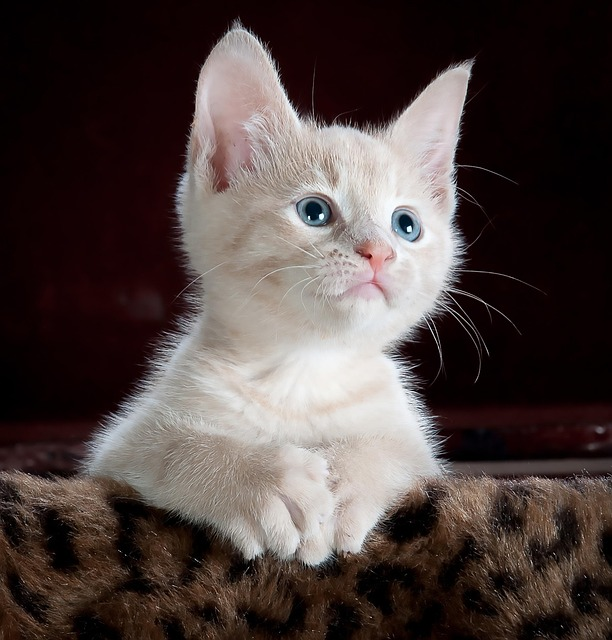
#> input picture hws/UMER_912_HASEEB_1009_DIP_R2026_HW1/images/image1.jpg, 612 x 640 px
$ jupyter execute Q1.ipynb
#> lines starting #> are read from the running program, lines starting #| are printed output that depends on the picture
# Color to Grayscale Conversion & Multi-Format File-Size Comparison

### Grayscale Conversion Formula (ITU-R BT.601):

$$\text{Gray} = 0.299 \cdot R + 0.587 \cdot G + 0.114 \cdot B$$

In OpenCV (where color channel order is BGR):

$$\text{Gray} = 0.114 \cdot B + 0.587 \cdot G + 0.299 \cdot R$$

This notebook:

1. Reads a color image from disk with `cv2.imread()`.
2. Displays image properties (shape, dtype, total pixel count).
3. Converts color to grayscale and displays side-by-side using `matplotlib`.
4. Encodes grayscale image in PNG, JPEG (quality=50), and BMP formats.
5. Compares file sizes across different formats.
6. Analyzes compression mechanisms (lossless vs. lossy vs. uncompressed).

[cell 1]
import os
import sys
import numpy as np
import cv2
import matplotlib.pyplot as plt

## (i) Read Color Image

[cell 2]
def load_color_image(path: str = "images/image1.jpg") -> np.ndarray:
#> called with path = 'images/image1.jpg'
    img = cv2.imread(path, cv2.IMREAD_COLOR)
#> img is the input picture: shape (640, 612, 3); mean B, G, R 64.2, 66.7, 78.4

    return img


img_color = load_color_image("images/image1.jpg")

## (ii) Print Image Properties (Shape, Dtype, Total Pixel Count)

[cell 3]
h, w = img_color.shape[:2]
#> h = 640; w = 612
total_pixels = h * w
#> total_pixels = 391680
print(f"Shape        : {img_color.shape}   (height, width, channels)")
#| Shape        : (640, 612, 3)   (height, width, channels)
print(f"Dtype        : {img_color.dtype}")
#| Dtype        : uint8
print(f"Total pixels : {total_pixels}  ({h} x {w})")
#| Total pixels : 391680  (640 x 612)

## (iii) Convert to Grayscale & Display Side by Side

[cell 4]
img_gray = cv2.cvtColor(img_color, cv2.COLOR_BGR2GRAY)
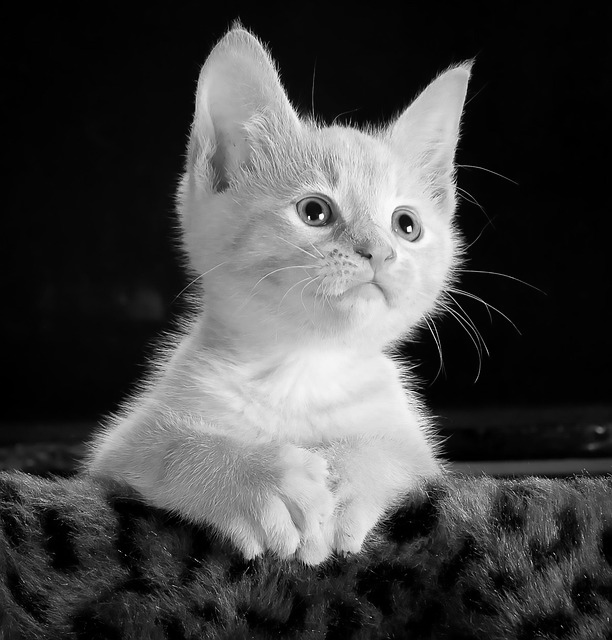
#> img_gray: shape (640, 612); min 0, max 255, mean 69.9

fig, axes = plt.subplots(1, 2, figsize=(9, 4.5))
# cv2 loads BGR; convert to RGB for correct matplotlib display
axes[0].imshow(cv2.cvtColor(img_color, cv2.COLOR_BGR2RGB))
axes[0].set_title("Original (color)")
axes[0].axis("off")

axes[1].imshow(img_gray, cmap="gray", vmin=0, vmax=255)
axes[1].set_title("Grayscale")
axes[1].axis("off")

fig.tight_layout()
plt.show()
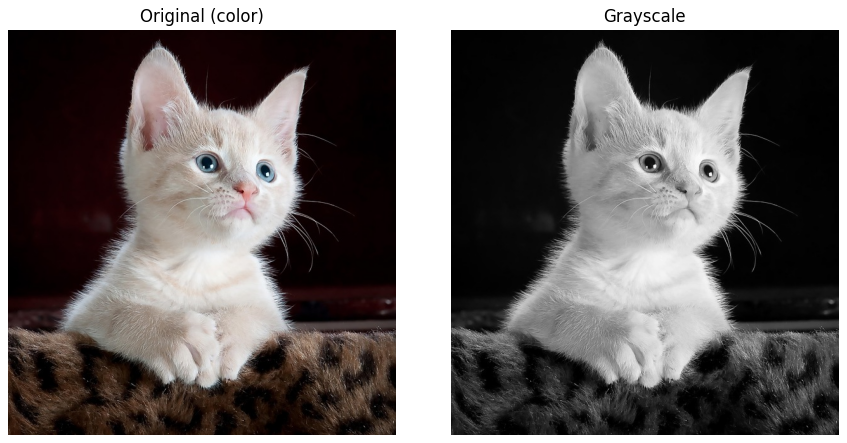
#> figure drawn by matplotlib, 2 panels

## (iv) & (v) Multi-Format Image Encoding & File Size Comparison

[cell 5]
# Encode image into byte buffers to measure format sizes without saving files to disk
_, png_buf = cv2.imencode(".png", img_gray)
_, jpg_buf = cv2.imencode(".jpg", img_gray, [cv2.IMWRITE_JPEG_QUALITY, 50])
_, bmp_buf = cv2.imencode(".bmp", img_gray)

sizes = {
    "PNG": len(png_buf),
    "JPG (q=50)": len(jpg_buf),
    "BMP": len(bmp_buf),
}
#> sizes = {'PNG': 192432, 'JPG (q=50)': 30766, 'BMP': 392758}

print(f"{'Format':<12}{'Bytes':>10}{'KB':>10}")
print("-" * 32)
for fmt, size in sizes.items():
    print(f"{fmt:<12}{size:>10}{size / 1024:>10.2f}")
#> this loop made 3 passes
#> (fmt, size) on passes 1 to 3: ('PNG', 192432), ('JPG (q=50)', 30766), ('BMP', 392758)
#| PNG             192432    187.92
#| JPG (q=50)       30766     30.04
#| BMP             392758    383.55

smallest = min(sizes, key=sizes.get)
#> smallest = 'JPG (q=50)'
largest = max(sizes, key=sizes.get)
#> largest = 'BMP'
print(f"\nSmallest format: {smallest} ({sizes[smallest]} bytes)")
#| Smallest format: JPG (q=50) (30766 bytes)
print(f"Largest format : {largest} ({sizes[largest]} bytes)")
#| Largest format : BMP (392758 bytes)

$ run again, with hws/UMER_912_HASEEB_1009_DIP_R2026_HW1/images/quantized_grid.png saved as hws/UMER_912_HASEEB_1009_DIP_R2026_HW1/images/image1.jpg
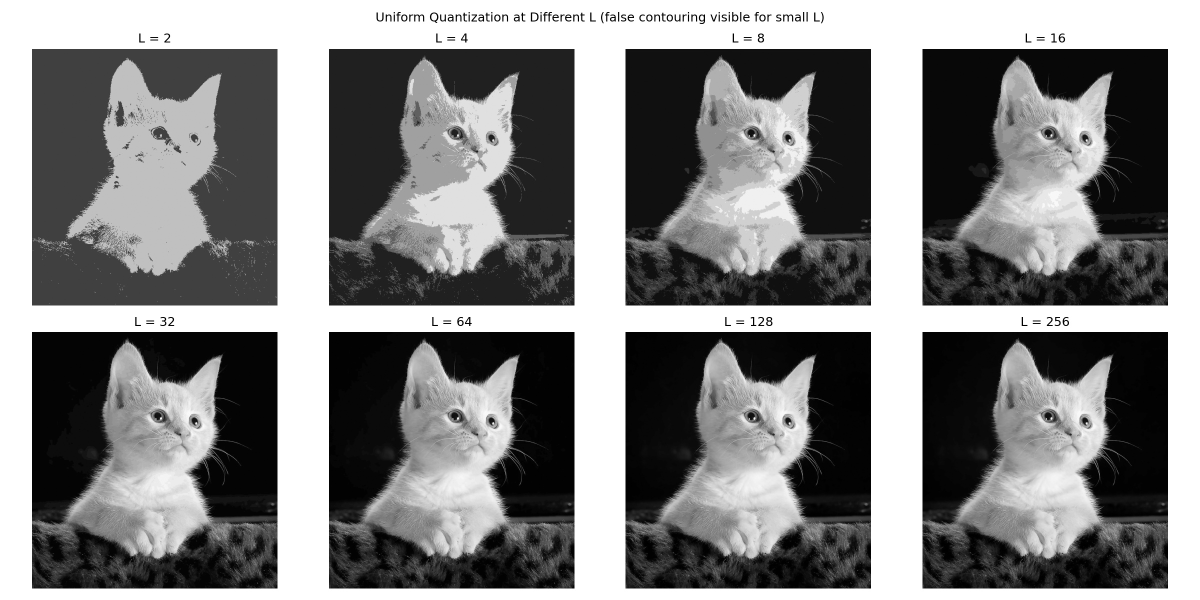
#> input picture hws/UMER_912_HASEEB_1009_DIP_R2026_HW1/images/quantized_grid.png, 2400 x 1200 px (shown at 1/2 size)
#> in load_color_image, img is the input picture: shape (1200, 2400, 3); min 0, max 255, mean 129.6
#| Shape        : (1200, 2400, 3)   (height, width, channels)
#| Dtype        : uint8
#| Total pixels : 2880000  (1200 x 2400)
#> `plt.show()`:
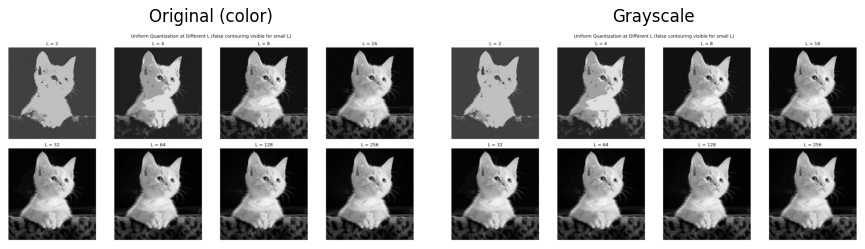
#> figure drawn by matplotlib, 2 panels
#> sizes = {'PNG': 899258, 'JPG (q=50)': 180736, 'BMP': 2881078}
#> the loop `for fmt, size in sizes.items():` made 3 passes
#> (fmt, size) on passes 1 to 3: ('PNG', 899258), ('JPG (q=50)', 180736), ('BMP', 2881078)
#> (printed output is left out)
#> smallest = 'JPG (q=50)'
#> largest = 'BMP'
#| Smallest format: JPG (q=50) (180736 bytes)
#| Largest format : BMP (2881078 bytes)
